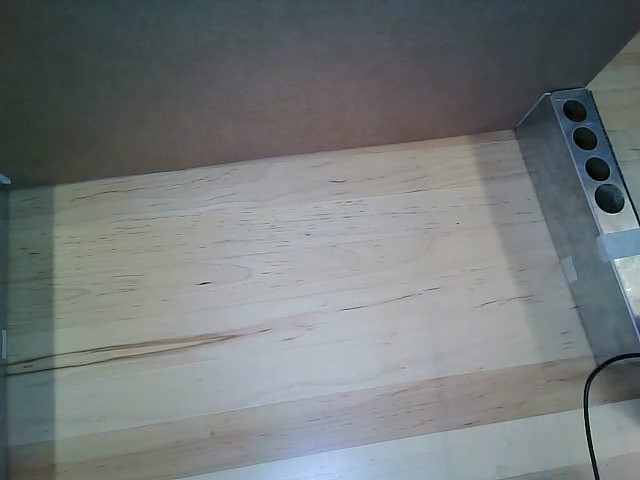
#> input picture file.jpg, 640 x 480 px, given in place of the camera
$ python StickerFrame.py
#> lines starting #> are read from the running program, lines starting #| are printed output that depends on the picture; after the words box and inside, x2 and y2 are one past the last pixel; in counts of white or black regions, pixels touching at a corner belong together; pictures that were not available may be replaced by others from this repository, and a replacement may not be noted
import cv2
import numpy as np
import matplotlib.pyplot as plt

cam = cv2.VideoCapture(1)

cv2.namedWindow("test")

img_counter = 0

while True:
    ret, frame = cam.read()
#> frame is the input picture: shape (480, 640, 3); mean B, G, R 123.2, 122.2, 116.7
    if not ret:
        print("failed to grab frame")
        break
    cv2.imshow("test", frame)

    k = cv2.waitKey(1)
#> (key Esc is pressed here)
    if k%256 == 27:
        # ESC pressed
        print("Escape hit, closing...")
        break
    elif k%256 == 32:
        # SPACE pressed
        img_name = "image.png"
        cv2.imwrite(img_name, frame)
        print("{} written!".format(img_name))
        img_counter += 1

cam.release()

cv2.destroyAllWindows()


img = cv2.imread('image.png',cv2.IMREAD_COLOR)
copy = img.copy()
#Do some image processing here. As an example, do point detection

# "scorching the image" so its more visible for sticker
img = cv2.addWeighted(img, 3, img, 0, 0)
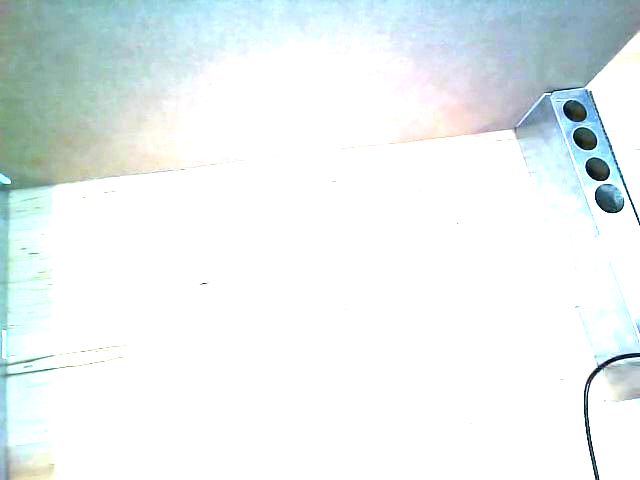
#> img: shape (480, 640, 3); mean B, G, R 241.5, 241, 233.4
img_gry = cv2.cvtColor(img,cv2.COLOR_BGR2GRAY)
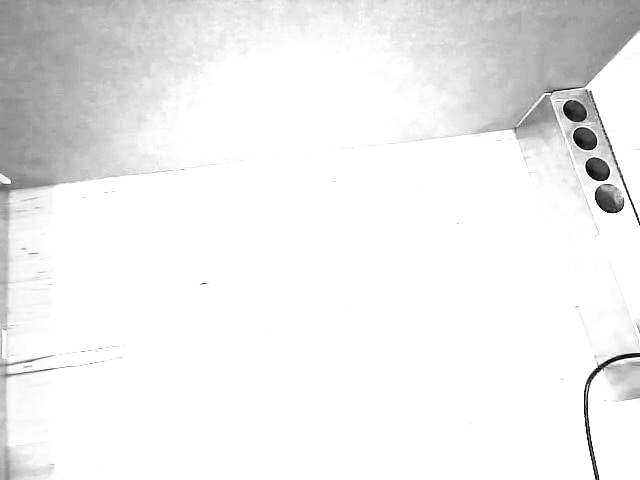
#> img_gry: shape (480, 640); min 1, max 255, mean 238.8
#Do some image processing here. As an example, do point detection
img = cv2.medianBlur(img,5)
GreenLower = np.array([0])
GreenUpper = np.array([80])
img_mask = cv2.inRange(img_gry,GreenLower,GreenUpper)
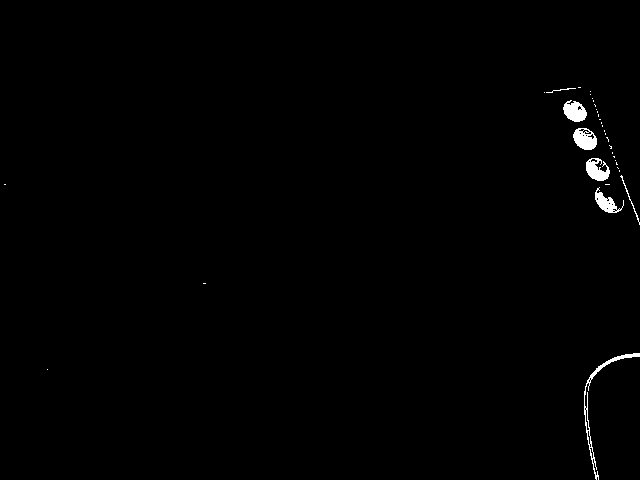
#> img_mask: shape (480, 640); 0.66% white; 34 white regions (27 under 20 px), largest, box (x1, y1, x2, y2) and area: (584, 353, 640, 480) 469, (573, 128, 597, 150) 367, (563, 100, 587, 122) 359

img_edge = cv2.Canny(img_mask,100,200)
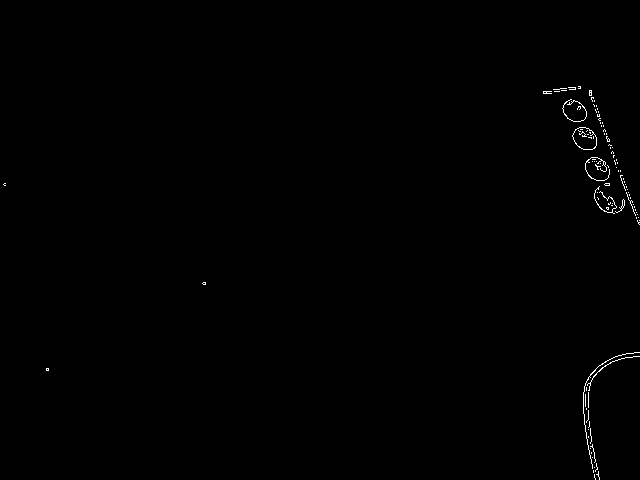
#> img_edge: shape (480, 640); 0.35% white in thin lines or dots, all inside (x1, y1, x2, y2) = (3, 86, 640, 480)
img_edgeline = cv2.Canny(img_mask,50,100)


ret, thresh = cv2.threshold(img_edge, 127, 255, 0)
contours, hierarchy = cv2.findContours(thresh, cv2.RETR_TREE, cv2.CHAIN_APPROX_SIMPLE)
#> contours = 118 contours, 116 with area under 20; largest, box (x1, y1, x2, y2) and area: (572, 127, 597, 150) 408, (572, 127, 597, 150) 403


for i in contours:
  M = cv2.moments(i)
  if M['m00'] != 0:
      cx = int(M['m10']/M['m00'])
      cy = int(M['m01']/M['m00'])
      (x,y,w,h) = cv2.boundingRect(i)
      copymask = img_mask[y:y+h, x:x+w]
      ratio = cv2.countNonZero(copymask)/copymask.size
      if(w/h < 1.2 and w/h > 0.8):
        #cv2.drawContours(img, [i], -1, (0, 255, 0), 2)
        centerx = int(x+w/2)
        centery = int(y -h/2)
        r,g,b = copy[centery,centerx]
        if(ratio > 0.5 and w > 12 and h > 12):
          cv2.rectangle(img, (x,y), (x+w,y+h), (0, 255, 255), 2)
          cv2.putText(img, "empty", (cx - 50, cy - 10),
                  cv2.FONT_HERSHEY_SIMPLEX, 0.5, (0, 0, 0), 2)
        elif (ratio < 0.9 and ratio > 0.3 and w > 20 and h > 20):
          cv2.rectangle(img, (x,y), (x+w,y+h), (0, 255, 0), 2)
          cv2.putText(img, "Placed", (cx - 50, cy - 10),
                  cv2.FONT_HERSHEY_SIMPLEX, 0.5, (0, 0, 0), 2)
      elif(w/h < 0.8  and w/h > 0.2 and ratio > 0.5 and ratio < 0.8 and w > 10 and h > 10 and w < 20 and h < 45):#side hole special case
          cv2.rectangle(img, (x,y), (x+w,y+h), (0, 255, 255), 2)
          cv2.putText(img, "side hole", (x - 20, y - 20),
                  cv2.FONT_HERSHEY_SIMPLEX, 0.5, (0, 0, 0), 2)
      elif(w/h < 0.8  and w/h > 0.2 and ratio > 0.5 and ratio < 0.8 and w > 10 and h > 10):
          cv2.rectangle(img, (x,y), (x+w,y+h), (0, 0, 255), 2)
          cv2.putText(img, "misplaced", (x - 20, y - 20),
                  cv2.FONT_HERSHEY_SIMPLEX, 0.5, (0, 0, 0), 2)
#> this loop made 118 passes
#> (i, cx, cy, x, y, w, h, copymask) on passes 19, 20, 33, 40: ([[46, 368], [46, 370], [48, 370], [48, 368]], 47, 369, 46, 368, 3, 3, [[0, 0, 0], [0, 255, 0], [0, 0, 0]]), ([[46, 369], [47, 368], [48, 369], [47, 370]], 47, 369, 46, 368, 3, 3, [[0, 0, 0], [0, 255, 0], [0, 0, 0]]), ([[606, 208], [607, 207], [608, 208], [607, 209]], 607, 208, 606, 207, 3, 3, [[255, 255, 255], [255, 0, 255], [255, 255, 255]]), ([[620, 208], [621, 207], [622, 208], [621, 209]], 621, 208, 620, 207, 3, 3, [[0, 0, 255], [0, 255, 0], [255, 255, 0]])
#> (cx, cy, x, y, w, h, copymask, ratio) on passes 32, 38, 89, 99, 114, 118: (607, 207, 606, 207, 3, 3, [[255, 255, 255], [255, 0, 255], [255, 255, 255]], 0.889), (608, 203, 608, 202, 3, 3, [[255, 255, 255], [255, 0, 255], [255, 255, 255]], 0.889), (589, 132, 589, 132, 2, 2, [[0, 0], [0, 0]], 0), (598, 115, 597, 114, 3, 3, [[0, 255, 0], [0, 255, 0], [0, 255, 0]], 0.333), (590, 91, 589, 90, 3, 3, [[0, 0, 0], [0, 255, 0], [0, 0, 0]], 0.111), (579, 87, 578, 86, 3, 3, [[0, 0, 0], [255, 255, 255], [0, 0, 0]], 0.333)
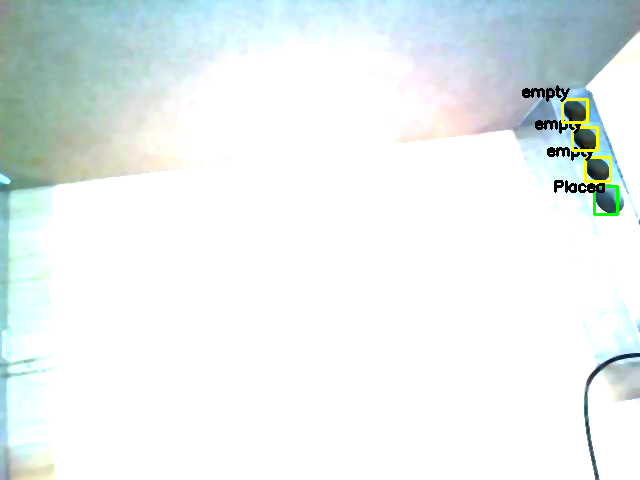
#> img: shape (480, 640, 3); mean B, G, R 240.1, 240.7, 233


# [4 lines of commented-out code are left out]
plt.figure(figsize=(200,150))
plt.subplot(131),plt.imshow(cv2.cvtColor(img,cv2.COLOR_BGR2RGB)),plt.title('img')
plt.show()
